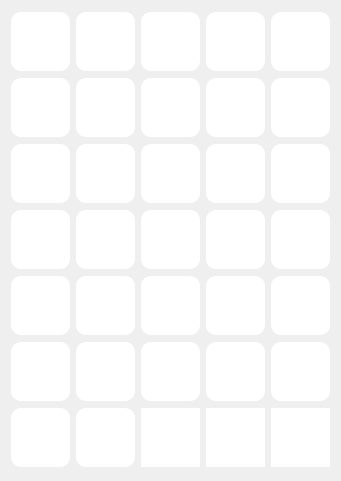
      <widget class="QWidget" name="scrollAreaWidgetContents_3">
       <property name="geometry">
        <rect>
         <x>0</x>
         <y>0</y>
         <width>339</width>
         <height>481</height>
        </rect>
       </property>
       <layout class="QVBoxLayout" name="verticalLayout_2">
        <item>
         <layout class="QHBoxLayout" name="horizontalLayout_126">
          <item>
           <widget class="QPushButton" name="pushButton_271">
            <property name="minimumSize">
             <size>
              <width>59</width>
              <height>59</height>
             </size>
            </property>
            <property name="maximumSize">
             <size>
              <width>59</width>
              <height>59</height>
             </size>
            </property>
            <property name="styleSheet">
             <string notr="true">QPushButton{
	background-color:rgb(255,255,255);
	border-radius:10px;
	border-image: url(:/Hung_nhai/Sticker/Hung_nhai/610917682367319.png);
}
QPushButton::hover{
	background-color:rgb(229, 229, 229);
}</string>
            </property>
            <property name="text">
             <string/>
            </property>
           </widget>
          </item>
          <item>
           <widget class="QPushButton" name="pushButton_272">
            <property name="minimumSize">
             <size>
              <width>59</width>
              <height>59</height>
             </size>
            </property>
            <property name="maximumSize">
             <size>
              <width>59</width>
              <height>59</height>
             </size>
            </property>
            <property name="styleSheet">
             <string notr="true">QPushButton{
	background-color:rgb(255,255,255);
	border-radius:10px;
	border-image: url(:/Hung_nhai/Sticker/Hung_nhai/610917725700648.png);
}
QPushButton::hover{
	background-color:rgb(229, 229, 229);
}</string>
            </property>
            <property name="text">
             <string/>
            </property>
           </widget>
          </item>
          <item>
           <widget class="QPushButton" name="pushButton_273">
            <property name="minimumSize">
             <size>
              <width>59</width>
              <height>59</height>
             </size>
            </property>
            <property name="maximumSize">
             <size>
              <width>59</width>
              <height>59</height>
             </size>
            </property>
            <property name="styleSheet">
             <string notr="true">QPushButton{
	background-color:rgb(255,255,255);
	border-radius:10px;
	border-image: url(:/Hung_nhai/Sticker/Hung_nhai/610917762367311.png);
}
QPushButton::hover{
	background-color:rgb(229, 229, 229);
}</string>
            </property>
            <property name="text">
             <string/>
            </property>
           </widget>
          </item>
          <item>
           <widget class="QPushButton" name="pushButton_274">
            <property name="minimumSize">
             <size>
              <width>59</width>
              <height>59</height>
             </size>
            </property>
            <property name="maximumSize">
             <size>
              <width>59</width>
              <height>59</height>
             </size>
            </property>
            <property name="styleSheet">
             <string notr="true">QPushButton{
	background-color:rgb(255,255,255);
	border-radius:10px;
	border-image: url(:/Hung_nhai/Sticker/Hung_nhai/610917835700637.png);
}
QPushButton::hover{
	background-color:rgb(229, 229, 229);
}</string>
            </property>
            <property name="text">
             <string/>
            </property>
           </widget>
          </item>
          <item>
           <widget class="QPushButton" name="pushButton_275">
            <property name="minimumSize">
             <size>
              <width>59</width>
              <height>59</height>
             </size>
            </property>
            <property name="maximumSize">
             <size>
              <width>59</width>
              <height>59</height>
             </size>
            </property>
            <property name="styleSheet">
             <string notr="true">QPushButton{
	background-color:rgb(255,255,255);
	border-radius:10px;
	border-image: url(:/Hung_nhai/Sticker/Hung_nhai/610917925700628.png);
}
QPushButton::hover{
	background-color:rgb(229, 229, 229);
}</string>
            </property>
            <property name="text">
             <string/>
            </property>
           </widget>
          </item>
         </layout>
        </item>
        <item>
         <layout class="QHBoxLayout" name="horizontalLayout_125">
          <item>
           <widget class="QPushButton" name="pushButton_266">
            <property name="minimumSize">
             <size>
              <width>59</width>
              <height>59</height>
             </size>
            </property>
            <property name="maximumSize">
             <size>
              <width>59</width>
              <height>59</height>
             </size>
            </property>
            <property name="styleSheet">
             <string notr="true">QPushButton{
	background-color:rgb(255,255,255);
	border-radius:10px;
	border-image: url(:/Hung_nhai/Sticker/Hung_nhai/787824561343296.png);
}
QPushButton::hover{
	background-color:rgb(229, 229, 229);
}</string>
            </property>
            <property name="text">
             <string/>
            </property>
           </widget>
          </item>
          <item>
           <widget class="QPushButton" name="pushButton_267">
            <property name="minimumSize">
             <size>
              <width>59</width>
              <height>59</height>
             </size>
            </property>
            <property name="maximumSize">
             <size>
              <width>59</width>
              <height>59</height>
             </size>
            </property>
            <property name="styleSheet">
             <string notr="true">QPushButton{
	background-color:rgb(255,255,255);
	border-radius:10px;
	border-image: url(:/Hung_nhai/Sticker/Hung_nhai/787824921343260.png);
}
QPushButton::hover{
	background-color:rgb(229, 229, 229);
}</string>
            </property>
            <property name="text">
             <string/>
            </property>
           </widget>
          </item>
          <item>
           <widget class="QPushButton" name="pushButton_268">
            <property name="minimumSize">
             <size>
              <width>59</width>
              <height>59</height>
             </size>
            </property>
            <property name="maximumSize">
             <size>
              <width>59</width>
              <height>59</height>
             </size>
            </property>
            <property name="styleSheet">
             <string notr="true">QPushButton{
	background-color:rgb(255,255,255);
	border-radius:10px;
	border-image: url(:/Hung_nhai/Sticker/Hung_nhai/787825114676574.png);
}
QPushButton::hover{
	background-color:rgb(229, 229, 229);
}</string>
            </property>
            <property name="text">
             <string/>
            </property>
           </widget>
          </item>
          <item>
           <widget class="QPushButton" name="pushButton_269">
            <property name="minimumSize">
             <size>
              <width>59</width>
              <height>59</height>
             </size>
            </property>
            <property name="maximumSize">
             <size>
              <width>59</width>
              <height>59</height>
             </size>
            </property>
            <property name="styleSheet">
             <string notr="true">QPushButton{
	background-color:rgb(255,255,255);
	border-radius:10px;
	border-image: url(:/Hung_nhai/Sticker/Hung_nhai/787825368009882.png);
}
QPushButton::hover{
	background-color:rgb(229, 229, 229);
}</string>
            </property>
            <property name="text">
             <string/>
            </property>
           </widget>
          </item>
          <item>
           <widget class="QPushButton" name="pushButton_270">
            <property name="minimumSize">
             <size>
              <width>59</width>
              <height>59</height>
             </size>
            </property>
            <property name="maximumSize">
             <size>
              <width>59</width>
              <height>59</height>
             </size>
            </property>
            <property name="styleSheet">
             <string notr="true">QPushButton{
	background-color:rgb(255,255,255);
	border-radius:10px;
	border-image: url(:/Hung_nhai/Sticker/Hung_nhai/787831618009257.png);
}
QPushButton::hover{
	background-color:rgb(229, 229, 229);
}</string>
            </property>
            <property name="text">
             <string/>
            </property>
           </widget>
          </item>
         </layout>
        </item>
        <item>
         <layout class="QHBoxLayout" name="horizontalLayout_124">
          <item>
           <widget class="QPushButton" name="pushButton_261">
            <property name="minimumSize">
             <size>
              <width>59</width>
              <height>59</height>
             </size>
            </property>
            <property name="maximumSize">
             <size>
              <width>59</width>
              <height>59</height>
             </size>
            </property>
            <property name="styleSheet">
             <string notr="true">QPushButton{
	background-color:rgb(255,255,255);
	border-radius:10px;
	border-image: url(:/Hung_nhai/Sticker/Hung_nhai/610917475700673.png);
}
QPushButton::hover{
	background-color:rgb(229, 229, 229);
}</string>
            </property>
            <property name="text">
             <string/>
            </property>
           </widget>
          </item>
          <item>
           <widget class="QPushButton" name="pushButton_262">
            <property name="minimumSize">
             <size>
              <width>59</width>
              <height>59</height>
             </size>
            </property>
            <property name="maximumSize">
             <size>
              <width>59</width>
              <height>59</height>
             </size>
            </property>
            <property name="styleSheet">
             <string notr="true">QPushButton{
	background-color:rgb(255,255,255);
	border-radius:10px;
	border-image: url(:/Hung_nhai/Sticker/Hung_nhai/610917302367357.png);
}
QPushButton::hover{
	background-color:rgb(229, 229, 229);
}</string>
            </property>
            <property name="text">
             <string/>
            </property>
           </widget>
          </item>
          <item>
           <widget class="QPushButton" name="pushButton_263">
            <property name="minimumSize">
             <size>
              <width>59</width>
              <height>59</height>
             </size>
            </property>
            <property name="maximumSize">
             <size>
              <width>59</width>
              <height>59</height>
             </size>
            </property>
            <property name="styleSheet">
             <string notr="true">QPushButton{
	background-color:rgb(255,255,255);
	border-radius:10px;
	border-image: url(:/Hung_nhai/Sticker/Hung_nhai/610917512367336.png);
}
QPushButton::hover{
	background-color:rgb(229, 229, 229);
}</string>
            </property>
            <property name="text">
             <string/>
            </property>
           </widget>
          </item>
          <item>
           <widget class="QPushButton" name="pushButton_264">
            <property name="minimumSize">
             <size>
              <width>59</width>
              <height>59</height>
             </size>
            </property>
            <property name="maximumSize">
             <size>
              <width>59</width>
              <height>59</height>
             </size>
            </property>
            <property name="styleSheet">
             <string notr="true">QPushButton{
	background-color:rgb(255,255,255);
	border-radius:10px;
	border-image: url(:/Hung_nhai/Sticker/Hung_nhai/610917542367333.png);
}
QPushButton::hover{
	background-color:rgb(229, 229, 229);
}</string>
            </property>
            <property name="text">
             <string/>
            </property>
           </widget>
          </item>
          <item>
           <widget class="QPushButton" name="pushButton_265">
            <property name="minimumSize">
             <size>
              <width>59</width>
              <height>59</height>
             </size>
            </property>
            <property name="maximumSize">
             <size>
              <width>59</width>
              <height>59</height>
             </size>
            </property>
            <property name="styleSheet">
             <string notr="true">QPushButton{
	background-color:rgb(255,255,255);
	border-radius:10px;
	border-image: url(:/Hung_nhai/Sticker/Hung_nhai/610917612367326.png);
}
QPushButton::hover{
	background-color:rgb(229, 229, 229);
}</string>
            </property>
            <property name="text">
             <string/>
            </property>
           </widget>
          </item>
         </layout>
        </item>
        <item>
         <layout class="QHBoxLayout" name="horizontalLayout_89">
          <item>
           <widget class="QPushButton" name="pushButton_256">
            <property name="minimumSize">
             <size>
              <width>59</width>
              <height>59</height>
             </size>
            </property>
            <property name="maximumSize">
             <size>
              <width>59</width>
              <height>59</height>
             </size>
            </property>
            <property name="styleSheet">
             <string notr="true">QPushButton{
	background-color:rgb(255,255,255);
	border-radius:10px;
	border-image: url(:/Hung_nhai/Sticker/Hung_nhai/610944219031332.png);
}
QPushButton::hover{
	background-color:rgb(229, 229, 229);
}</string>
            </property>
            <property name="text">
             <string/>
            </property>
           </widget>
          </item>
          <item>
           <widget class="QPushButton" name="pushButton_257">
            <property name="minimumSize">
             <size>
              <width>59</width>
              <height>59</height>
             </size>
            </property>
            <property name="maximumSize">
             <size>
              <width>59</width>
              <height>59</height>
             </size>
            </property>
            <property name="styleSheet">
             <string notr="true">QPushButton{
	background-color:rgb(255,255,255);
	border-radius:10px;
	border-image: url(:/Hung_nhai/Sticker/Hung_nhai/787824744676611.png);
}
QPushButton::hover{
	background-color:rgb(229, 229, 229);
}</string>
            </property>
            <property name="text">
             <string/>
            </property>
           </widget>
          </item>
          <item>
           <widget class="QPushButton" name="pushButton_258">
            <property name="minimumSize">
             <size>
              <width>59</width>
              <height>59</height>
             </size>
            </property>
            <property name="maximumSize">
             <size>
              <width>59</width>
              <height>59</height>
             </size>
            </property>
            <property name="styleSheet">
             <string notr="true">QPushButton{
	background-color:rgb(255,255,255);
	border-radius:10px;
	border-image: url(:/Hung_nhai/Sticker/Hung_nhai/610917802367307.png);
}
QPushButton::hover{
	background-color:rgb(229, 229, 229);
}</string>
            </property>
            <property name="text">
             <string/>
            </property>
           </widget>
          </item>
          <item>
           <widget class="QPushButton" name="pushButton_259">
            <property name="minimumSize">
             <size>
              <width>59</width>
              <height>59</height>
             </size>
            </property>
            <property name="maximumSize">
             <size>
              <width>59</width>
              <height>59</height>
             </size>
            </property>
            <property name="styleSheet">
             <string notr="true">QPushButton{
	background-color:rgb(255,255,255);
	border-radius:10px;
	border-image: url(:/Hung_nhai/Sticker/Hung_nhai/610917969033957.png);
}
QPushButton::hover{
	background-color:rgb(229, 229, 229);
}</string>
            </property>
            <property name="text">
             <string/>
            </property>
           </widget>
          </item>
          <item>
           <widget class="QPushButton" name="pushButton_260">
            <property name="minimumSize">
             <size>
              <width>59</width>
              <height>59</height>
             </size>
            </property>
            <property name="maximumSize">
             <size>
              <width>59</width>
              <height>59</height>
             </size>
            </property>
            <property name="styleSheet">
             <string notr="true">QPushButton{
	background-color:rgb(255,255,255);
	border-radius:10px;
	border-image: url(:/Hung_nhai/Sticker/Hung_nhai/610917359034018.png);
}
QPushButton::hover{
	background-color:rgb(229, 229, 229);
}</string>
            </property>
            <property name="text">
             <string/>
            </property>
           </widget>
          </item>
         </layout>
        </item>
        <item>
         <layout class="QHBoxLayout" name="horizontalLayout_88">
          <item>
           <widget class="QPushButton" name="pushButton_251">
            <property name="minimumSize">
             <size>
              <width>59</width>
              <height>59</height>
             </size>
            </property>
            <property name="maximumSize">
             <size>
              <width>59</width>
              <height>59</height>
             </size>
            </property>
            <property name="styleSheet">
             <string notr="true">QPushButton{
	background-color:rgb(255,255,255);
	border-radius:10px;
	border-image: url(:/Hung_nhai/Sticker/Hung_nhai/610917939033960.png);
}
QPushButton::hover{
	background-color:rgb(229, 229, 229);
}</string>
            </property>
            <property name="text">
             <string/>
            </property>
           </widget>
          </item>
          <item>
           <widget class="QPushButton" name="pushButton_252">
            <property name="minimumSize">
             <size>
              <width>59</width>
              <height>59</height>
             </size>
            </property>
            <property name="maximumSize">
             <size>
              <width>59</width>
              <height>59</height>
             </size>
            </property>
            <property name="styleSheet">
             <string notr="true">QPushButton{
	background-color:rgb(255,255,255);
	border-radius:10px;
	border-image: url(:/Hung_nhai/Sticker/Hung_nhai/610917999033954.png);
}
QPushButton::hover{
	background-color:rgb(229, 229, 229);
}</string>
            </property>
            <property name="text">
             <string/>
            </property>
           </widget>
          </item>
          <item>
           <widget class="QPushButton" name="pushButton_253">
            <property name="minimumSize">
             <size>
              <width>59</width>
              <height>59</height>
             </size>
            </property>
            <property name="maximumSize">
             <size>
              <width>59</width>
              <height>59</height>
             </size>
            </property>
            <property name="styleSheet">
             <string notr="true">QPushButton{
	background-color:rgb(255,255,255);
	border-radius:10px;
	border-image: url(:/Hung_nhai/Sticker/Hung_nhai/610944349031319.png);
}
QPushButton::hover{
	background-color:rgb(229, 229, 229);
}</string>
            </property>
            <property name="text">
             <string/>
            </property>
           </widget>
          </item>
          <item>
           <widget class="QPushButton" name="pushButton_254">
            <property name="minimumSize">
             <size>
              <width>59</width>
              <height>59</height>
             </size>
            </property>
            <property name="maximumSize">
             <size>
              <width>59</width>
              <height>59</height>
             </size>
            </property>
            <property name="styleSheet">
             <string notr="true">QPushButton{
	background-color:rgb(255,255,255);
	border-radius:10px;
	border-image: url(:/Hung_nhai/Sticker/Hung_nhai/787823504676735.png);
}
QPushButton::hover{
	background-color:rgb(229, 229, 229);
}</string>
            </property>
            <property name="text">
             <string/>
            </property>
           </widget>
          </item>
          <item>
           <widget class="QPushButton" name="pushButton_255">
            <property name="minimumSize">
             <size>
              <width>59</width>
              <height>59</height>
             </size>
            </property>
            <property name="maximumSize">
             <size>
              <width>59</width>
              <height>59</height>
             </size>
            </property>
            <property name="styleSheet">
             <string notr="true">QPushButton{
	background-color:rgb(255,255,255);
	border-radius:10px;
	border-image: url(:/Hung_nhai/Sticker/Hung_nhai/787824341343318.png);
}
QPushButton::hover{
	background-color:rgb(229, 229, 229);
}</string>
            </property>
            <property name="text">
             <string/>
            </property>
           </widget>
          </item>
         </layout>
        </item>
        <item>
         <layout class="QHBoxLayout" name="horizontalLayout_86">
          <item>
           <widget class="QPushButton" name="pushButton_240">
            <property name="minimumSize">
             <size>
              <width>59</width>
              <height>59</height>
             </size>
            </property>
            <property name="maximumSize">
             <size>
              <width>59</width>
              <height>59</height>
             </size>
            </property>
            <property name="styleSheet">
             <string notr="true">QPushButton{
	background-color:rgb(255,255,255);
	border-radius:10px;
	border-image: url(:/Hung_nhai/Sticker/Hung_nhai/610917869033967.png);
}
QPushButton::hover{
	background-color:rgb(229, 229, 229);
}</string>
            </property>
            <property name="text">
             <string/>
            </property>
           </widget>
          </item>
          <item>
           <widget class="QPushButton" name="pushButton_241">
            <property name="minimumSize">
             <size>
              <width>59</width>
              <height>59</height>
             </size>
            </property>
            <property name="maximumSize">
             <size>
              <width>59</width>
              <height>59</height>
             </size>
            </property>
            <property name="styleSheet">
             <string notr="true">QPushButton{
	background-color:rgb(255,255,255);
	border-radius:10px;
	border-image: url(:/Hung_nhai/Sticker/Hung_nhai/787822801343472.png);
}
QPushButton::hover{
	background-color:rgb(229, 229, 229);
}</string>
            </property>
            <property name="text">
             <string/>
            </property>
           </widget>
          </item>
          <item>
           <widget class="QPushButton" name="pushButton_242">
            <property name="minimumSize">
             <size>
              <width>59</width>
              <height>59</height>
             </size>
            </property>
            <property name="maximumSize">
             <size>
              <width>59</width>
              <height>59</height>
             </size>
            </property>
            <property name="styleSheet">
             <string notr="true">QPushButton{
	background-color:rgb(255,255,255);
	border-radius:10px;
	border-image: url(:/Hung_nhai/Sticker/Hung_nhai/610917895700631.png);
}
QPushButton::hover{
	background-color:rgb(229, 229, 229);
}</string>
            </property>
            <property name="text">
             <string/>
            </property>
           </widget>
          </item>
          <item>
           <widget class="QPushButton" name="pushButton_243">
            <property name="minimumSize">
             <size>
              <width>59</width>
              <height>59</height>
             </size>
            </property>
            <property name="maximumSize">
             <size>
              <width>59</width>
              <height>59</height>
             </size>
            </property>
            <property name="styleSheet">
             <string notr="true">QPushButton{
	background-color:rgb(255,255,255);
	border-radius:10px;
	border-image: url(:/Hung_nhai/Sticker/Hung_nhai/787825908009828.png);
}
QPushButton::hover{
	background-color:rgb(229, 229, 229);
}</string>
            </property>
            <property name="text">
             <string/>
            </property>
           </widget>
          </item>
          <item>
           <widget class="QPushButton" name="pushButton_244">
            <property name="minimumSize">
             <size>
              <width>59</width>
              <height>59</height>
             </size>
            </property>
            <property name="maximumSize">
             <size>
              <width>59</width>
              <height>59</height>
             </size>
            </property>
            <property name="styleSheet">
             <string notr="true">QPushButton{
	background-color:rgb(255,255,255);
	border-radius:10px;
	border-image: url(:/Hung_nhai/Sticker/Hung_nhai/787825781343174.png);
}
QPushButton::hover{
	background-color:rgb(229, 229, 229);
}</string>
            </property>
            <property name="text">
             <string/>
            </property>
           </widget>
          </item>
         </layout>
        </item>
        <item>
         <layout class="QHBoxLayout" name="horizontalLayout_87">
          <item>
           <widget class="QPushButton" name="pushButton_245">
            <property name="minimumSize">
             <size>
              <width>59</width>
              <height>59</height>
             </size>
            </property>
            <property name="maximumSize">
             <size>
              <width>59</width>
              <height>59</height>
             </size>
            </property>
            <property name="styleSheet">
             <string notr="true">QPushButton{
	background-color:rgb(255,255,255);
	border-radius:10px;
	border-image: url(:/Hung_nhai/Sticker/Hung_nhai/610917442367343.png);
}
QPushButton::hover{
	background-color:rgb(229, 229, 229);
}</string>
            </property>
            <property name="text">
             <string/>
            </property>
           </widget>
          </item>
          <item>
           <widget class="QPushButton" name="pushButton_246">
            <property name="minimumSize">
             <size>
              <width>59</width>
              <height>59</height>
             </size>
            </property>
            <property name="maximumSize">
             <size>
              <width>59</width>
              <height>59</height>
             </size>
            </property>
            <property name="styleSheet">
             <string notr="true">QPushButton{
	background-color:rgb(255,255,255);
	border-radius:10px;
	border-image: url(:/Hung_nhai/Sticker/Hung_nhai/610917642367323.png);
}
QPushButton::hover{
	background-color:rgb(229, 229, 229);
}</string>
            </property>
            <property name="text">
             <string/>
            </property>
           </widget>
          </item>
          <item>
           <widget class="QPushButton" name="pushButton_247">
            <property name="minimumSize">
             <size>
              <width>59</width>
              <height>59</height>
             </size>
            </property>
            <property name="maximumSize">
             <size>
              <width>59</width>
              <height>59</height>
             </size>
            </property>
            <property name="styleSheet">
             <string notr="true">border:none;
background-color: rgb(255, 255, 255);</string>
            </property>
            <property name="text">
             <string/>
            </property>
           </widget>
          </item>
          <item>
           <widget class="QPushButton" name="pushButton_248">
            <property name="minimumSize">
             <size>
              <width>59</width>
              <height>59</height>
             </size>
            </property>
            <property name="maximumSize">
             <size>
              <width>59</width>
              <height>59</height>
             </size>
            </property>
            <property name="styleSheet">
             <string notr="true">border:none;
background-color: rgb(255, 255, 255);</string>
            </property>
            <property name="text">
             <string/>
            </property>
           </widget>
          </item>
          <item>
           <widget class="QPushButton" name="pushButton_249">
            <property name="minimumSize">
             <size>
              <width>59</width>
              <height>59</height>
             </size>
            </property>
            <property name="maximumSize">
             <size>
              <width>59</width>
              <height>59</height>
             </size>
            </property>
            <property name="styleSheet">
             <string notr="true">border:none;
background-color: rgb(255, 255, 255);</string>
            </property>
            <property name="text">
             <string/>
            </property>
           </widget>
          </item>
         </layout>
        </item>
       </layout>
      </widget>
